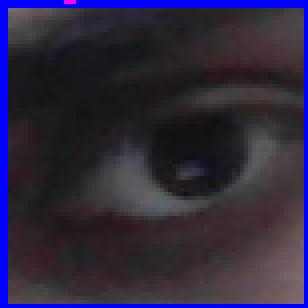
#> input picture Object Detection/Resources/Scanned/Eye 0.png, 77 x 77 px (shown 4 times larger)
$ python -i main.py   (imports and definitions only)
#> lines starting #> are read from the running program, lines starting #| are printed output that depends on the picture; after the words box and inside, x2 and y2 are one past the last pixel; in counts of white or black regions, pixels touching at a corner belong together
import cv2
import numpy as np


def empty(x):
    pass


points = []


def getContours(image):
    contours, hierarchy = cv2.findContours(image, cv2.RETR_EXTERNAL, cv2.CHAIN_APPROX_NONE)
    x, y = 0, 0
    for cnt in contours:
        area = cv2.contourArea(cnt)
        if area > 500:
            peri = cv2.arcLength(cnt, True)
            approx = cv2.approxPolyDP(cnt, 0.02 * peri, True)
            x, y, w, h = cv2.boundingRect(approx)
    return x, y


colors = [[0, 120, 184, 179, 255, 255],
          [104, 80, 160, 179, 255, 255]]


colorV = [[0, 255, 255], [255, 0, 0]]


def detectColor(image, color):
    imgHSV = cv2.cvtColor(img, cv2.COLOR_BGR2HSV)
    P = []
    for clr in color:
        lower = np.array(clr[0:3])
        upper = np.array(clr[3:6])
        mask = cv2.inRange(imgHSV, lower, upper)
        x, y = getContours(mask)
        if x != 0 and y != 0:
            P.append([x, y, color.index(clr)])
    return P


frameWidth = 640
frameHeight = 480
# [4 lines not run here, left out]


def Draw(points):
    for point in points:
        cv2.circle(Result, (point[0], point[1]), 10, colorV[point[2]], cv2.FILLED)


# [12 lines not run here, left out]

>>> import cv2
>>> picture = cv2.imread('../Object Detection/Resources/Scanned/Eye 0.png', cv2.IMREAD_GRAYSCALE)
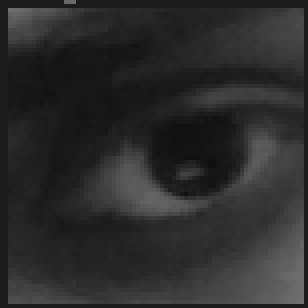
#> picture: shape (77, 77) (shown 4 times larger); min 15, max 114, mean 43.9
>>> result = getContours(picture)
#> in getContours, `contours, hierarchy = cv2.findContours(image, cv2.RETR_EXTERNAL, cv2.C..`: contours = 1 contour; box (x1, y1, x2, y2) and area: (0, 0, 77, 77) 5776
#> the loop in getContours, `for cnt in contours:` made 1 pass
#> (area, peri, approx, x, y, w, h) on pass 1: (5776, 304, [[0, 0], [0, 76], [76, 76], [76, 0]], 0, 0, 77, 77)
#> result = (0, 0)
